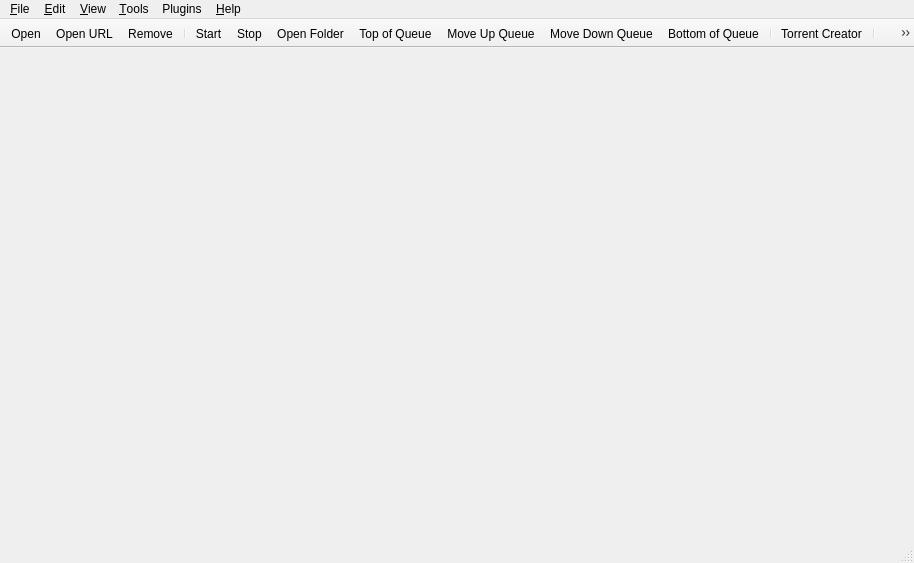
<?xml version="1.0" encoding="UTF-8"?>
<ui version="4.0">
 <class>MainWindow</class>
 <widget class="QMainWindow" name="MainWindow">
  <property name="geometry">
   <rect>
    <x>0</x>
    <y>0</y>
    <width>914</width>
    <height>563</height>
   </rect>
  </property>
  <property name="contextMenuPolicy">
   <enum>Qt::ContextMenuPolicy::CustomContextMenu</enum>
  </property>
  <widget class="QWidget" name="centralWidget">
   <layout class="QVBoxLayout" name="centralWidgetLayout">
    <property name="leftMargin">
     <number>7</number>
    </property>
    <property name="topMargin">
     <number>3</number>
    </property>
    <property name="rightMargin">
     <number>5</number>
    </property>
    <property name="bottomMargin">
     <number>0</number>
    </property>
   </layout>
  </widget>
  <widget class="QMenuBar" name="menubar">
   <property name="geometry">
    <rect>
     <x>0</x>
     <y>0</y>
     <width>914</width>
     <height>20</height>
    </rect>
   </property>
   <widget class="QMenu" name="menuEdit">
    <property name="title">
     <string>&amp;Edit</string>
    </property>
    <addaction name="actionStart"/>
    <addaction name="actionStop"/>
    <addaction name="separator"/>
    <addaction name="actionDelete"/>
    <addaction name="actionTopQueuePos"/>
    <addaction name="actionIncreaseQueuePos"/>
    <addaction name="actionDecreaseQueuePos"/>
    <addaction name="actionBottomQueuePos"/>
    <addaction name="separator"/>
    <addaction name="actionPauseSession"/>
    <addaction name="actionResumeSession"/>
   </widget>
   <widget class="QMenu" name="menuHelp">
    <property name="title">
     <string>&amp;Help</string>
    </property>
    <addaction name="actionDocumentation"/>
    <addaction name="actionCheckForUpdates"/>
    <addaction name="separator"/>
    <addaction name="actionDonateMoney"/>
    <addaction name="actionAbout"/>
   </widget>
   <widget class="QMenu" name="menuOptions">
    <property name="title">
     <string>&amp;Tools</string>
    </property>
    <widget class="QMenu" name="menuAutoShutdownOnDownloadsCompletion">
     <property name="title">
      <string>On Downloads &amp;Done</string>
     </property>
     <addaction name="actionAutoShutdownDisabled"/>
     <addaction name="actionAutoExit"/>
     <addaction name="actionAutoSuspend"/>
     <addaction name="actionAutoHibernate"/>
     <addaction name="actionAutoReboot"/>
     <addaction name="actionAutoShutdown"/>
    </widget>
    <addaction name="actionCreateTorrent"/>
    <addaction name="separator"/>
    <addaction name="actionManageCookies"/>
    <addaction name="actionOptions"/>
    <addaction name="separator"/>
    <addaction name="menuAutoShutdownOnDownloadsCompletion"/>
   </widget>
   <widget class="QMenu" name="menuFile">
    <property name="title">
     <string>&amp;File</string>
    </property>
    <addaction name="actionOpen"/>
    <addaction name="actionDownloadFromURL"/>
    <addaction name="actionCloseWindow"/>
    <addaction name="separator"/>
    <addaction name="actionExit"/>
   </widget>
   <widget class="QMenu" name="menuView">
    <property name="title">
     <string>&amp;View</string>
    </property>
    <widget class="QMenu" name="menuLog">
     <property name="title">
      <string>&amp;Log</string>
     </property>
     <addaction name="actionExecutionLogs"/>
     <addaction name="separator"/>
     <addaction name="actionNormalMessages"/>
     <addaction name="actionInformationMessages"/>
     <addaction name="actionWarningMessages"/>
     <addaction name="actionCriticalMessages"/>
    </widget>
    <addaction name="separator"/>
    <addaction name="actionTopToolBar"/>
    <addaction name="actionShowStatusbar"/>
    <addaction name="actionShowFiltersSidebar"/>
    <addaction name="actionSpeedInTitleBar"/>
    <addaction name="separator"/>
    <addaction name="actionSearchWidget"/>
    <addaction name="actionRSSReader"/>
    <addaction name="menuLog"/>
    <addaction name="separator"/>
    <addaction name="actionStatistics"/>
    <addaction name="separator"/>
    <addaction name="actionLock"/>
   </widget>
   <widget class="QMenu" name="menuPlugins">
    <property name="title">
     <string>Plugins</string>
    </property>
    <addaction name="actionManagePlugins"/>
    <addaction name="separator"/>
   </widget>
   <addaction name="menuFile"/>
   <addaction name="menuEdit"/>
   <addaction name="menuView"/>
   <addaction name="menuOptions"/>
   <addaction name="menuPlugins"/>
   <addaction name="menuHelp"/>
  </widget>
  <widget class="QToolBar" name="toolBar">
   <property name="movable">
    <bool>false</bool>
   </property>
   <property name="orientation">
    <enum>Qt::Orientation::Horizontal</enum>
   </property>
   <property name="toolButtonStyle">
    <enum>Qt::ToolButtonStyle::ToolButtonFollowStyle</enum>
   </property>
   <property name="floatable">
    <bool>false</bool>
   </property>
   <attribute name="toolBarArea">
    <enum>TopToolBarArea</enum>
   </attribute>
   <attribute name="toolBarBreak">
    <bool>false</bool>
   </attribute>
   <addaction name="actionOpen"/>
   <addaction name="actionDownloadFromURL"/>
   <addaction name="actionDelete"/>
   <addaction name="separator"/>
   <addaction name="actionStart"/>
   <addaction name="actionStop"/>
   <addaction name="actionOpenDestinationFolder"/>
   <addaction name="actionTopQueuePos"/>
   <addaction name="actionIncreaseQueuePos"/>
   <addaction name="actionDecreaseQueuePos"/>
   <addaction name="actionBottomQueuePos"/>
   <addaction name="separator"/>
   <addaction name="actionCreateTorrent"/>
   <addaction name="separator"/>
   <addaction name="actionOptions"/>
   <addaction name="actionLock"/>
  </widget>
  <widget class="QStatusBar" name="statusBar"/>
  <action name="actionOpen">
   <property name="text">
    <string>&amp;Add Torrent File...</string>
   </property>
   <property name="iconText">
    <string>Open</string>
   </property>
  </action>
  <action name="actionExit">
   <property name="text">
    <string>E&amp;xit</string>
   </property>
  </action>
  <action name="actionOptions">
   <property name="text">
    <string>&amp;Options...</string>
   </property>
  </action>
  <action name="actionAbout">
   <property name="text">
    <string>&amp;About</string>
   </property>
  </action>
  <action name="actionStart">
   <property name="text">
    <string>Sta&amp;rt</string>
   </property>
  </action>
  <action name="actionStop">
   <property name="text">
    <string>Sto&amp;p</string>
   </property>
  </action>
  <action name="actionResumeSession">
   <property name="text">
    <string>R&amp;esume Session</string>
   </property>
  </action>
  <action name="actionPauseSession">
   <property name="text">
    <string>Pau&amp;se Session</string>
   </property>
  </action>
  <action name="actionDelete">
   <property name="text">
    <string>&amp;Remove</string>
   </property>
  </action>
  <action name="actionDownloadFromURL">
   <property name="text">
    <string>Add Torrent &amp;Link...</string>
   </property>
   <property name="iconText">
    <string>Open URL</string>
   </property>
  </action>
  <action name="actionCreateTorrent">
   <property name="text">
    <string>Torrent &amp;Creator</string>
   </property>
  </action>
  <action name="actionDocumentation">
   <property name="text">
    <string>&amp;Documentation</string>
   </property>
  </action>
  <action name="actionSetGlobalSpeedLimits">
   <property name="text">
    <string>Set Global Speed Limits...</string>
   </property>
  </action>
  <action name="actionBottomQueuePos">
   <property name="text">
    <string>Bottom of Queue</string>
   </property>
   <property name="toolTip">
    <string>Move to the bottom of the queue</string>
   </property>
   <property name="visible">
    <bool>true</bool>
   </property>
  </action>
  <action name="actionTopQueuePos">
   <property name="text">
    <string>Top of Queue</string>
   </property>
   <property name="toolTip">
    <string>Move to the top of the queue</string>
   </property>
   <property name="visible">
    <bool>true</bool>
   </property>
  </action>
  <action name="actionDecreaseQueuePos">
   <property name="text">
    <string>Move Down Queue</string>
   </property>
   <property name="toolTip">
    <string>Move down in the queue</string>
   </property>
   <property name="visible">
    <bool>true</bool>
   </property>
  </action>
  <action name="actionIncreaseQueuePos">
   <property name="text">
    <string>Move Up Queue</string>
   </property>
   <property name="toolTip">
    <string>Move up in the queue</string>
   </property>
   <property name="visible">
    <bool>true</bool>
   </property>
  </action>
  <action name="actionUseAlternativeSpeedLimits">
   <property name="checkable">
    <bool>true</bool>
   </property>
   <property name="text">
    <string>Alternative Speed Limits</string>
   </property>
   <property name="toolTip">
    <string>Alternative Speed Limits</string>
   </property>
  </action>
  <action name="actionTopToolBar">
   <property name="checkable">
    <bool>true</bool>
   </property>
   <property name="text">
    <string>&amp;Top Toolbar</string>
   </property>
   <property name="toolTip">
    <string>Display Top Toolbar</string>
   </property>
  </action>
  <action name="actionShowStatusbar">
   <property name="checkable">
    <bool>true</bool>
   </property>
   <property name="text">
    <string>Status &amp;Bar</string>
   </property>
  </action>
  <action name="actionShowFiltersSidebar">
   <property name="checkable">
    <bool>true</bool>
   </property>
   <property name="text">
    <string>Filters Sidebar</string>
   </property>
  </action>
  <action name="actionSpeedInTitleBar">
   <property name="checkable">
    <bool>true</bool>
   </property>
   <property name="text">
    <string>S&amp;peed in Title Bar</string>
   </property>
   <property name="toolTip">
    <string>Show Transfer Speed in Title Bar</string>
   </property>
  </action>
  <action name="actionRSSReader">
   <property name="checkable">
    <bool>true</bool>
   </property>
   <property name="text">
    <string>&amp;RSS Reader</string>
   </property>
  </action>
  <action name="actionSearchWidget">
   <property name="checkable">
    <bool>true</bool>
   </property>
   <property name="text">
    <string>Search &amp;Engine</string>
   </property>
  </action>
  <action name="actionLock">
   <property name="text">
    <string>L&amp;ock TTorent</string>
   </property>
   <property name="iconText">
    <string>Lock</string>
   </property>
   <property name="shortcut">
    <string notr="true">Ctrl+L</string>
   </property>
  </action>
  <action name="actionDonateMoney">
   <property name="text">
    <string>Do&amp;nate!</string>
   </property>
   <property name="toolTip">
    <string>If you like TTorent, please fork project!</string>
   </property>
  </action>
  <action name="actionAutoExit">
   <property name="checkable">
    <bool>true</bool>
   </property>
   <property name="text">
    <string>&amp;Exit TTorent</string>
   </property>
  </action>
  <action name="actionAutoSuspend">
   <property name="checkable">
    <bool>true</bool>
   </property>
   <property name="text">
    <string>&amp;Suspend System</string>
   </property>
  </action>
  <action name="actionAutoHibernate">
   <property name="checkable">
    <bool>true</bool>
   </property>
   <property name="text">
    <string>&amp;Hibernate System</string>
   </property>
  </action>
  <action name="actionAutoShutdown">
   <property name="checkable">
    <bool>true</bool>
   </property>
   <property name="text">
    <string>Sh&amp;utdown System</string>
   </property>
  </action>
  <action name="actionAutoReboot">
   <property name="checkable">
    <bool>true</bool>
   </property>
   <property name="text">
    <string>&amp;Reboot System</string>
   </property>
  </action>
  <action name="actionAutoShutdownDisabled">
   <property name="checkable">
    <bool>true</bool>
   </property>
   <property name="text">
    <string>&amp;Do nothing</string>
   </property>
  </action>
  <action name="actionToggleVisibility">
   <property name="text">
    <string>Show</string>
   </property>
  </action>
  <action name="actionMinimize">
   <property name="text">
    <string notr="true">Minimize</string>
   </property>
  </action>
  <action name="actionStatistics">
   <property name="text">
    <string>&amp;Statistics</string>
   </property>
  </action>
  <action name="actionCheckForUpdates">
   <property name="text">
    <string>Check for Updates</string>
   </property>
   <property name="toolTip">
    <string>Check for Program Updates</string>
   </property>
  </action>
  <action name="actionManageCookies">
   <property name="text">
    <string>Manage Cookies...</string>
   </property>
   <property name="toolTip">
    <string>Manage stored network cookies</string>
   </property>
  </action>
  <action name="actionExecutionLogs">
   <property name="checkable">
    <bool>true</bool>
   </property>
   <property name="text">
    <string>Show</string>
   </property>
  </action>
  <action name="actionNormalMessages">
   <property name="checkable">
    <bool>true</bool>
   </property>
   <property name="text">
    <string>Normal Messages</string>
   </property>
  </action>
  <action name="actionInformationMessages">
   <property name="checkable">
    <bool>true</bool>
   </property>
   <property name="text">
    <string>Information Messages</string>
   </property>
  </action>
  <action name="actionWarningMessages">
   <property name="checkable">
    <bool>true</bool>
   </property>
   <property name="text">
    <string>Warning Messages</string>
   </property>
  </action>
  <action name="actionCriticalMessages">
   <property name="checkable">
    <bool>true</bool>
   </property>
   <property name="text">
    <string>Critical Messages</string>
   </property>
  </action>
  <action name="actionCloseWindow">
   <property name="text">
    <string>Close Window</string>
   </property>
  </action>
  <action name="actionOpenDestinationFolder">
   <property name="text">
    <string>Open Destination Folder</string>
   </property>
   <property name="iconText">
    <string>Open Folder</string>
   </property>
  </action>
  <action name="actionManagePlugins">
   <property name="text">
    <string>Manage Plugins...</string>
   </property>
   <property name="toolTip">
    <string>Manage installed plugins</string>
   </property>
  </action>
 </widget>
 <resources/>
 <connections/>
</ui>
